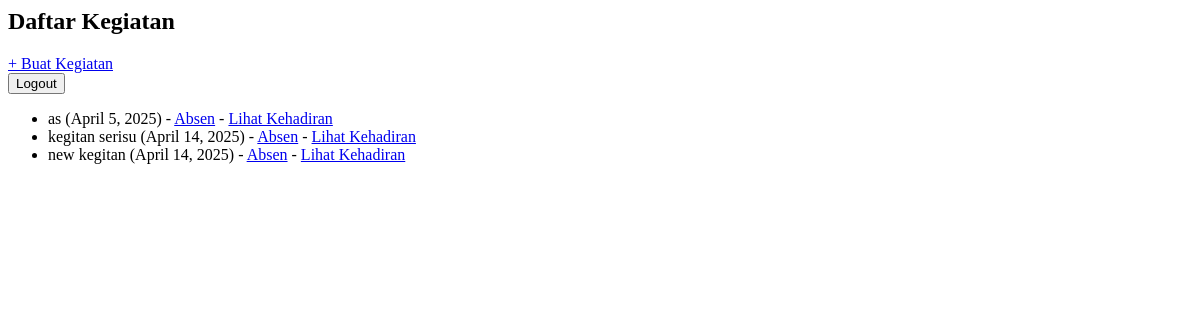
Page /absensi/ (signed in) on the earlier database version.
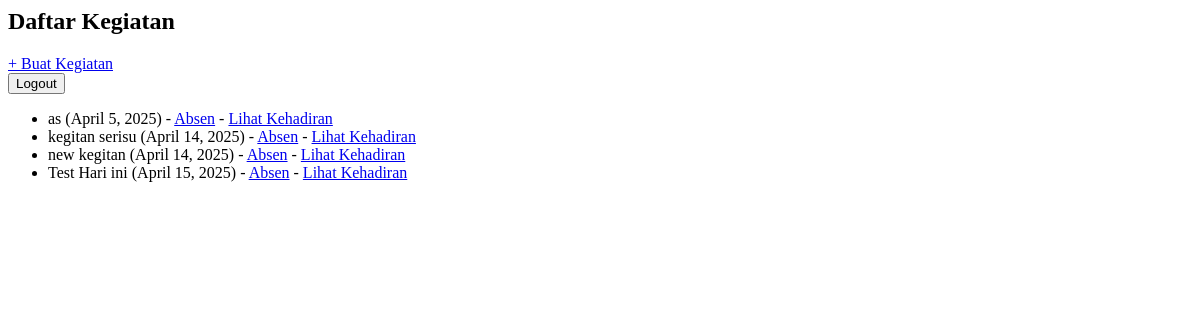
Same page on the later database version.
### absensi/models.py (models this page shows, shortened)
class Kegiatan(models.Model):
    nama = models.CharField(max_length=255)
    tanggal = models.DateField()
    dibuat_oleh = models.ForeignKey(User, on_delete=models.CASCADE)
    keterangan = models.TextField(blank=True)

### absensi/views.py (the view)
# urls.py: path('', views.daftar_kegiatan, name='daftar_kegiatan'),
@login_required
def daftar_kegiatan(request):
    kegiatan_list = Kegiatan.objects.all()
    return render(request, 'absensi/daftar_kegiatan.html', {'kegiatan': kegiatan_list})

### absensi/templates/absensi/daftar_kegiatan.html (shortened to what this page needs)
<h2>Daftar Kegiatan</h2>
<a href="{% url 'buat_kegiatan' %}">+ Buat Kegiatan</a>
<form method="POST" action="{% url 'logout' %}">
    <button type="submit">Logout</button>
</form>
<ul>
{% for keg in kegiatan %}
    <li>
        {{ keg.nama }} ({{ keg.tanggal }}) -
        <a href="{% url 'absen_kegiatan' keg.id %}">Absen</a> -
        <a href="{% url 'daftar_kehadiran' keg.id %}">Lihat Kehadiran</a>
    </li>
{% endfor %}
</ul>

Differences in the rows shown:
added Kegiatan: nama "Test Hari ini", tanggal "April 15, 2025"
